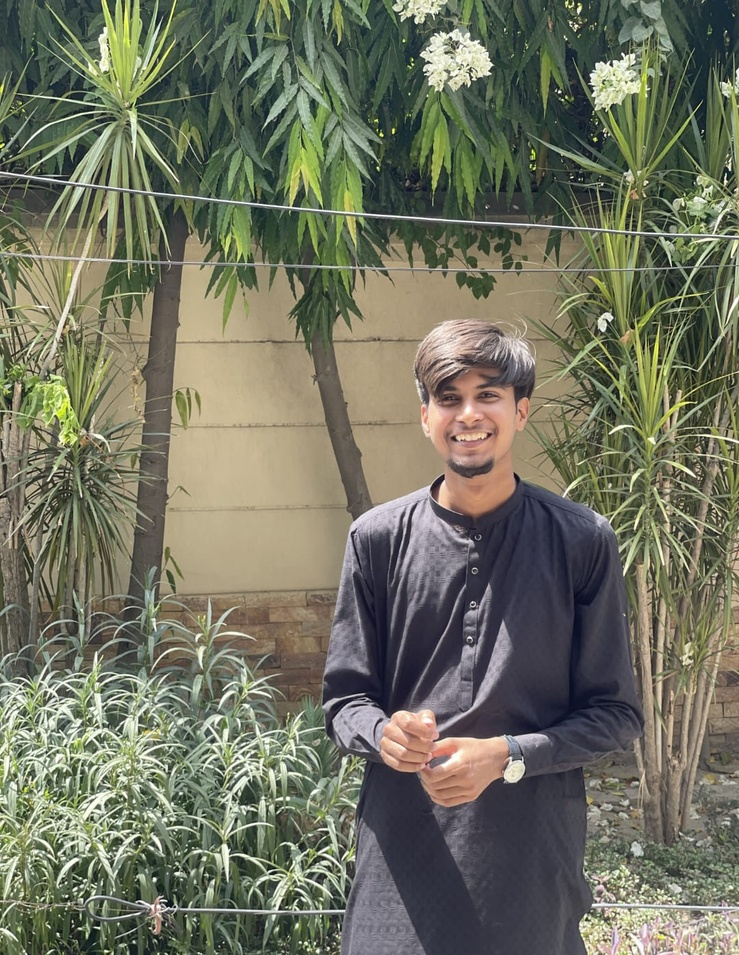
#> input picture pic.jpg, 739 x 955 px, shrunk from 1080 x 1395 before the run
$ python canny_library.py
#> lines starting #> are read from the running program, lines starting #| are printed output that depends on the picture
import cv2 as cv
import numpy as np
import matplotlib.pyplot as plt

img=cv.imread('pic.jpg')
#> img is the input picture: shape (955, 739, 3); mean B, G, R 96.1, 114.2, 112.3
img=cv.cvtColor(img,cv.COLOR_BGR2RGB)
gray=cv.cvtColor(img,cv.COLOR_BGR2GRAY)
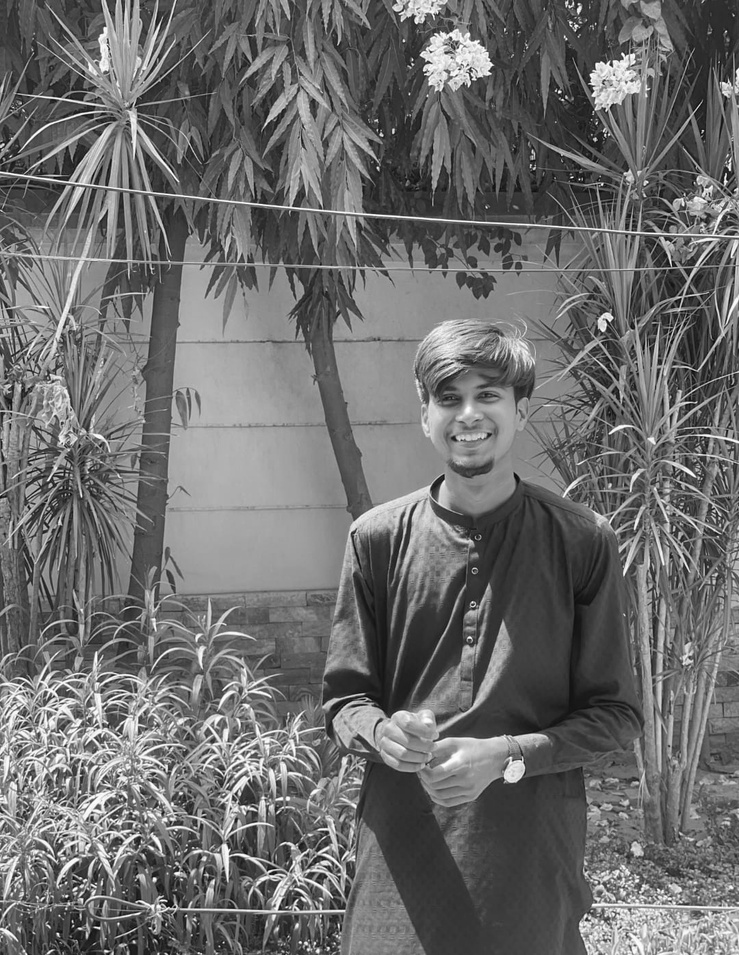
#> gray: shape (955, 739); min 2, max 255, mean 108.6

blur=cv.GaussianBlur(gray,(5,5),0)

edges=cv.Canny(blur,100,200)
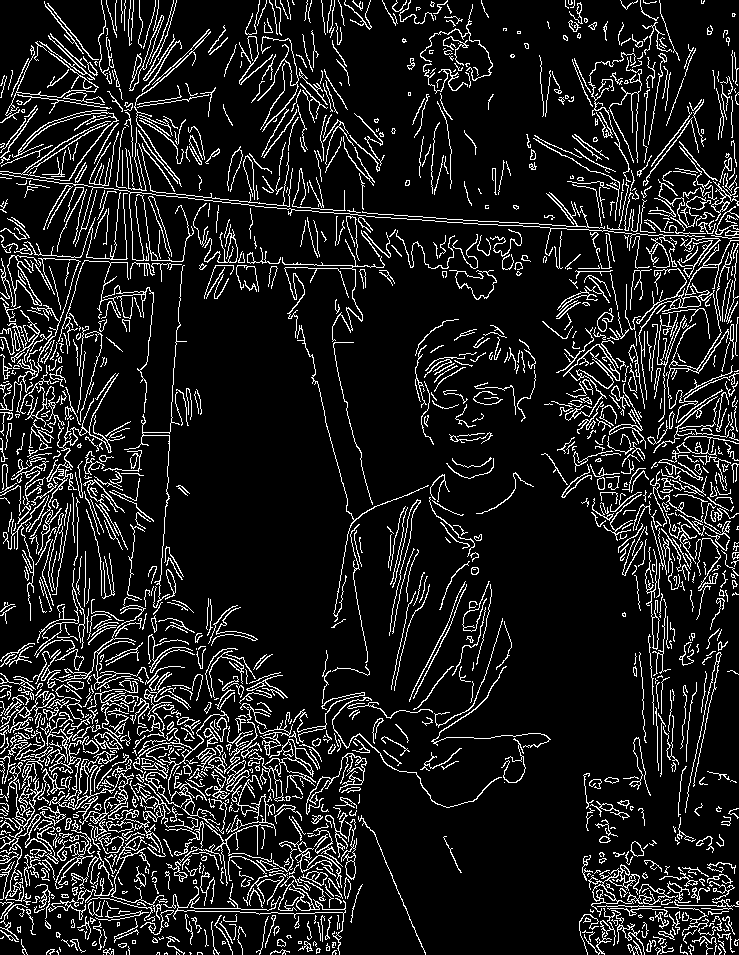
#> edges: shape (955, 739); 11.8% white in thin lines or dots

plt.figure(figsize=(20,20))
plt.subplot(1,3,1)
plt.imshow(img)
plt.title('Original Image')
plt.axis('off')

plt.subplot(1,3,2)
plt.imshow(gray,cmap='gray')
plt.title('Gray Image')
plt.axis('off')

plt.subplot(1,3,3)
plt.imshow(edges,cmap='gray')
plt.title('Edges Detection Image')
plt.axis('off')

plt.show()
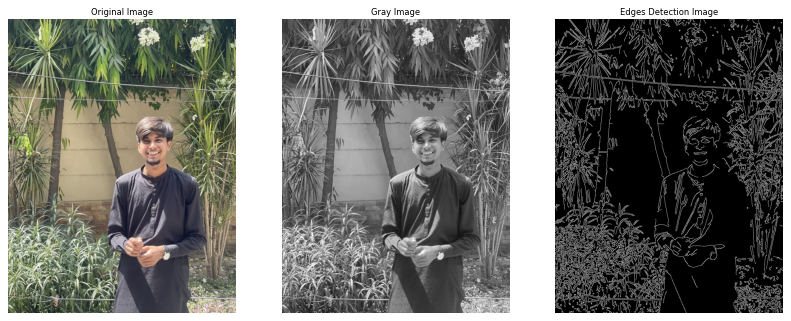
#> figure drawn by matplotlib, 3 panels
